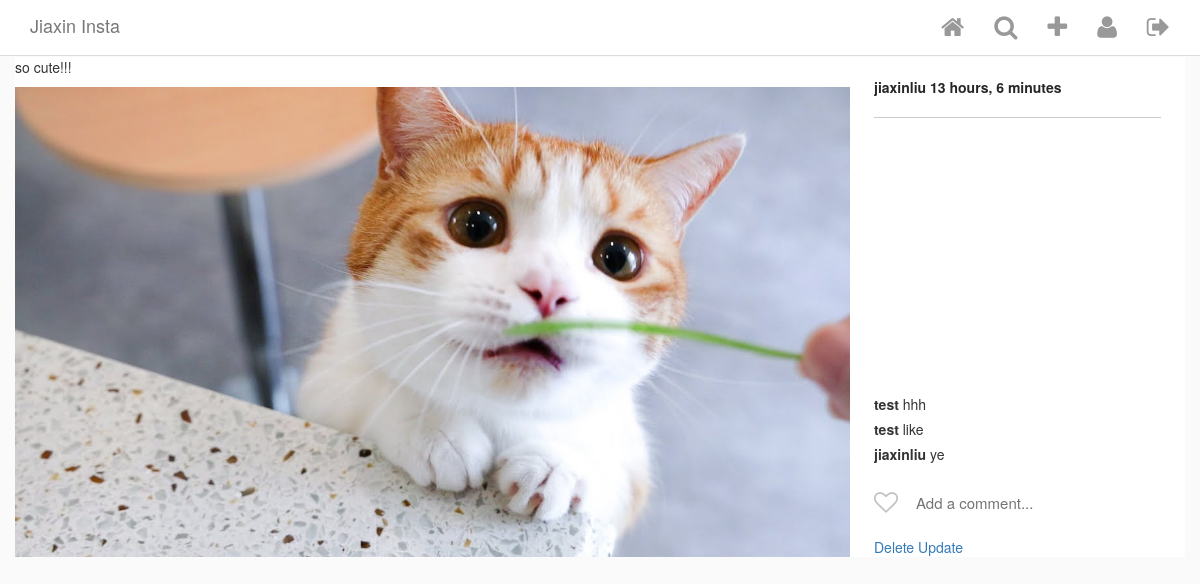
Page /post/1/ (signed in) on the committed database.
### Insta/models.py (models this page shows, shortened)
class Post(models.Model):
    author = models.ForeignKey(
        InstaUser,
        on_delete=models.CASCADE,
        related_name='my_posts'
    )
    title = models.TextField(blank=True, null=True)
    image = ProcessedImageField(
        upload_to='static/images/posts',
        format='JPEG',
        options={'quality':100},
        blank=True,
        null=True
    )
    posted_on = models.DateTimeField(
        auto_now_add=True,
        editable=False,
    )
    def get_like_count(self):
        return self.likes.count()

class  InstaUser(AbstractUser):
    profile_pic = ProcessedImageField(
        upload_to='static/images/profiles',
        format='JPEG',
        options={'quality':100},
        blank=True,
        null=True
    )

class Comment(models.Model):
    post = models.ForeignKey(
        Post,
        on_delete=models.CASCADE,
        related_name='comments')
    user = models.ForeignKey(
        InstaUser,
        on_delete=models.CASCADE,
        related_name='comments')
    comment = models.CharField(max_length=100)
    posted_on = models.DateTimeField(auto_now_add=True, editable=False)

### Insta/views.py (the view)
# urls.py: path('post/<int:pk>/', PostDetailView.as_view(), name='post_detail'),
class PostDetailView(DetailView):
    model = Post
    template_name = 'post_detail.html'

### Insta/templatetags/custom_tags.py (called while the page is built)
@register.simple_tag
def has_user_liked_post(post, user):
    try:
        like = Like.objects.get(post=post, user=user)
        return "fa-heart"
    except:
        return "fa-heart-o"

### templates/post_detail.html (shortened to what this page needs)
{% extends 'base.html' %}
{% load custom_tags %}
{% block content %}
<div class="row single-post">
    <div class="single-post-card view-update {{ object.pk }}">
        <div class="header">
            <a href="{% url 'user_detail' object.author.pk %}">
                {{ object.author.username }}
                <span class="poster__timestamp">
                    {{ post.posted_on|timesince }}
                </span>
            </a>
        </div>
        <p>{{ post.title }}</p>
        <div class="image__wrapper">
            <img class="card__main-image" src="/{{object.image}}" width="1000", height="1000">
        </div>
        <div class="comments-portion">
            <ul class="comment-list">
                {% for comment in object.comments.all %}
                <li class="comment-list__comment">
                    <a href="{% url 'user_detail' comment.user.pk %}" class="user">
                        {{ comment.user.username }}
                    </a>
                    <span class="comment">{{ comment.comment }}</span>
                </li>
                {% endfor %}
            </ul>
            <section class="input-row">
                <i class="fa {% has_user_liked_post post user %} submit-like" aria-hidden="true"></i>
                <div class="comment-input-wrapper">
                    <input class="add-comment" type="text" placeholder="Add a comment...">
                </div>
            </section>
            <section>
                {% if request.user == object.author %}
                <a href="{% url 'post_delete' object.pk %}">Delete</a>
                <a href="{% url 'post_update' object.pk %}">Update</a>
                {% endif %}
            </section>
        </div>
    </div>
</div>
{% endblock content %}

### static/css/style.css (style rules this page uses)
html { height: 100%; }
body { min-height: 100%; background-color: #fafafa; }
.card__main-image { max-width: 100%; max-height: 600px; height: auto; margin: 0 auto; display: block; }
.comment-list { list-style: none; margin: 0; padding: 0; }
.comment-list__comment { margin-top: 5px; margin-bottom: 5px; }
.comment-list__comment .user { color: #333; font-weight: bold; }
.single-post-card { display: flex; align-items: stretch; box-sizing: border-box; flex-direction: column; flex-shrink: 0; padding-right: 335px; width: 100%; position: relative; background-color: #fff; }
.single-post-card .header, .single-post-card .comments-portion { display: flex; flex-shrink: 0; }
.single-post-card .header { border-bottom: 1px solid #ccc; padding: 20px 0; flex-direction: row; position: absolute; top: 0; right: 24px; width: 287px; display: flex; align-items: center; }
.single-post-card .header a { color: #262626; font-weight: bold; }
.single-post-card .comments-portion { position: absolute; bottom: 0; right: 0; width: 335px; padding: 0 24px; flex-direction: column; }
.input-row { position: relative; display: flex; align-items: center; height: 68px; padding-left: 40px; }
.input-row .submit-like { cursor: pointer; position: absolute; top: 32%; left: 0; color: #C2C2C2; font-size: 24px; }
.input-row .comment-input-wrapper { display: inline-block; color: #262626; font-size: 15px; width: 100%; }
.input-row .comment-input-wrapper input { width: 100%; border: none; outline: none; }

### rows in the picture
Post: author.username "jiaxinliu", posted_on "13 hours, 6 minutes", title "so cute!!!", image (picture)
Comment: user.username "test", comment "hhh"
Comment: user.username "test", comment "like"
Comment: user.username "jiaxinliu", comment "ye"
